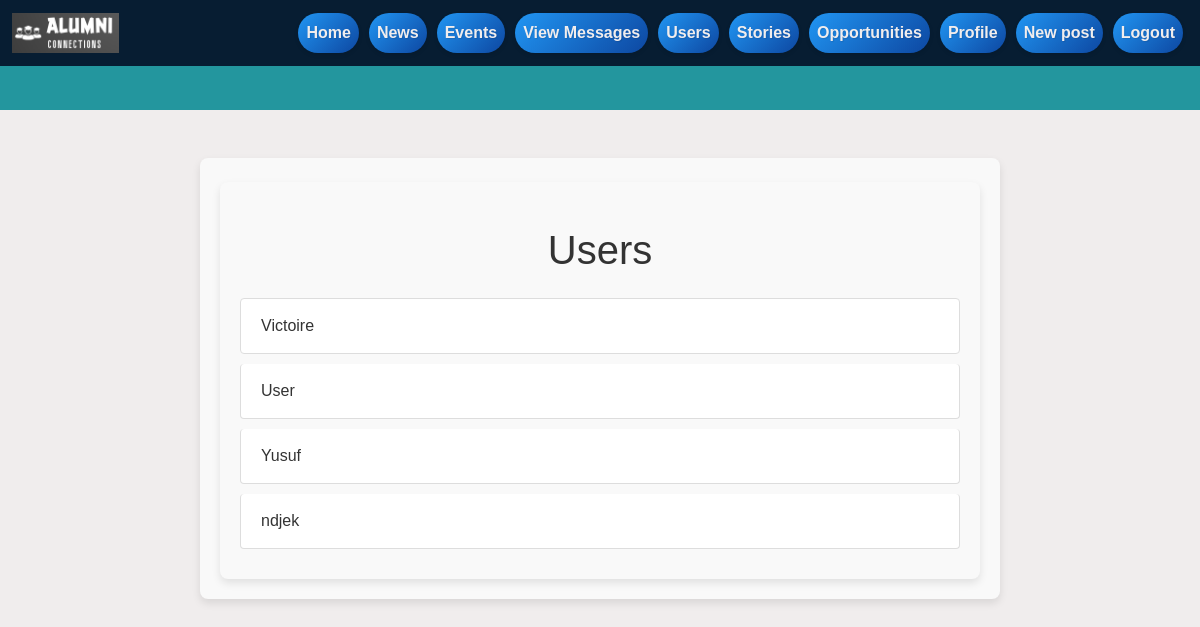
Screenshot of /users (signed in) with the database file from the repository.
### app/models.py (models this page shows, shortened)
class User(db.Model, UserMixin):
    id = db.Column(db.Integer, primary_key=True)
    username = db.Column(db.String(20), unique=True, nullable=False)
    email = db.Column(db.String(120), unique=True, nullable=False)
    role = db.Column(db.String(120), unique=False, nullable=True, default='mentee')
    image_file = db.Column(db.String(20), nullable=False, default='default.jpg')
    first_name = db.Column(db.String(30), nullable=True)
    last_name = db.Column(db.String(30), nullable=True)
    phone = db.Column(db.String(20), nullable=True)
    address = db.Column(db.String(100), nullable=True)
    education = db.Column(db.String(100), nullable=True)
    country = db.Column(db.String(50), nullable=True)
    state = db.Column(db.String(50), nullable=True)
    experience = db.Column(db.String(200), nullable=True)
    additional_details = db.Column(db.String(200), nullable=True)
    password = db.Column(db.String(60), nullable=False)
    posts = db.relationship('Post', backref='author', lazy=True)
    comments = db.relationship('Comment', backref='author', lazy=True)
    likes = db.relationship('Like', backref='user', lazy=True)
    user_posts = db.relationship('Post', foreign_keys='Post.user_id', overlaps="author,posts")
    user_cmnt = db.relationship('Comment', foreign_keys='Comment.user_id', overlaps="author,comments")
    sent_messages = db.relationship('Message', foreign_keys='Message.sender_id', backref='sender', lazy=True)
    conversations_as_user1 = db.relationship('Conversation', foreign_keys='Conversation.user1_id', backref='user1_ref', lazy=True)
    conversations_as_user2 = db.relationship('Conversation', foreign_keys='Conversation.user2_id', backref='user2_ref', lazy=True)
    followers = db.relationship('Follow', backref='followee', foreign_keys='Follow.followee_id', lazy=True)
    following = db.relationship('Follow', backref='follower', foreign_keys='Follow.follower_id', lazy=True)

### app/routes.py (the view)
@main.route('/users')
@login_required
def user_list():
    users = User.query.all()
    return render_template('user_list.html', users=users)

### app/__init__.py (called while the page is built)
def create_app():
    app = Flask(__name__)
    app.config['SECRET_KEY'] = '2607/favy'
    app.config['SQLALCHEMY_DATABASE_URI'] = 'sqlite:///site.db'
    app.config['DEBUG'] = True
    csrf = CSRFProtect(app)
    socketio.init_app(app)
    db.init_app(app)
    bcrypt.init_app(app)
    login_manager.init_app(app)
    migrate.init_app(app, db)
    from app.auth import auth as auth_blueprint
    app.register_blueprint(auth_blueprint)
    from app.routes import main as main_blueprint
    app.register_blueprint(main_blueprint)
    from app.routes import messages as messages_blueprint
    app.register_blueprint(messages_blueprint)
    from app.routes import conversations as conversations_blueprint
    app.register_blueprint(conversations_blueprint)
    @app.context_processor
    def inject_user():
        return dict(current_user=current_user)
    return app

### app/models.py (called while the page is built)
@login_manager.user_loader
def load_user(user_id):
    return User.query.get(int(user_id))

### app/templates/user_list.html (shortened to what this page needs)
{% extends "base.html" %}
{% block content %}
<div class="container">
    <h1 class="my-4">Users</h1>
    <div class="list-group">
        {% for user in users %}
        <a href="{{ url_for('main.view_user_profile', user_id=user.id) }}" class="list-group-item list-group-item-action">
            {{ user.username }}
        </a>
        {% endfor %}
    </div>
</div>
{% endblock %}

### app/static/css/custom.css (style rules this page uses)
body { font-family: Arial, sans-serif; margin: 0; padding: 0; background: #f0eded; }

### app/templates/user_list.html (style rules this page uses)
.container { max-width: 800px; margin: 0 auto; padding: 20px; background-color: #f9f9f9; border-radius: 8px; box-shadow: 0 4px 8px rgba(0, 0, 0, 0.1); }
h1.my-4 { font-size: 2.5rem; color: #333; text-align: center; margin-bottom: 20px; }
.list-group { list-style: none; padding: 0; margin: 0; }
.list-group-item { display: block; padding: 15px 20px; margin-bottom: 10px; background-color: #fff; border: 1px solid #ddd; border-radius: 4px; text-decoration: none; color: #333; transition: background-color 0.3s, border-color 0.3s; }

### rows the page displays
User: username "Victoire"
User: username "User"
User: username "Yusuf"
User: username "ndjek"
